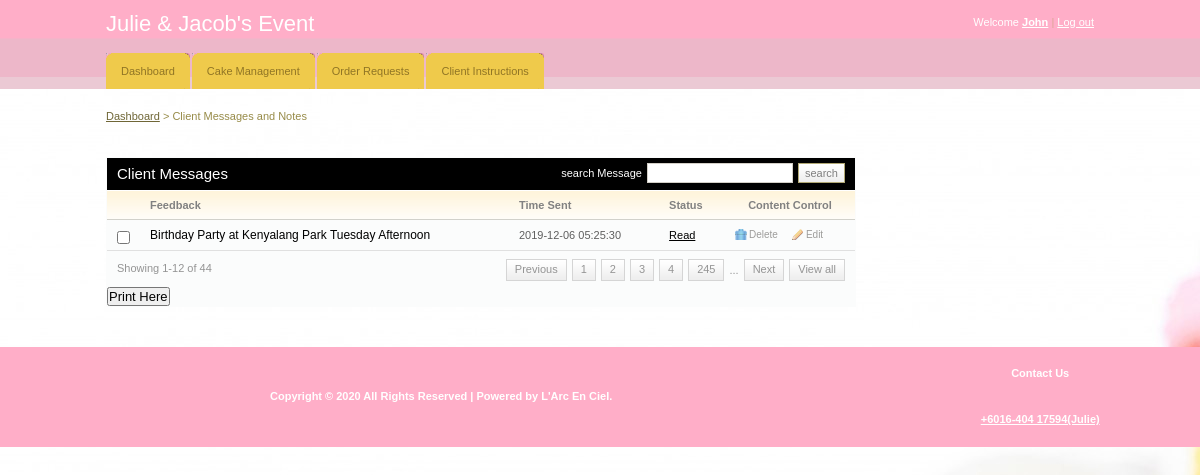
Page /admin/index.php (signed in) on the committed database.
### tables this page shows
CREATE TABLE `message` (
  `msg_id` int(11) NOT NULL,
  `message` varchar(255) NOT NULL,
  `status` varchar(255) NOT NULL,
  `time` datetime NOT NULL,
  `client_email` varchar(255) NOT NULL
);

### admin/index.php (the view, shortened to what this page needs)
<!DOCTYPE html PUBLIC "-//W3C//DTD XHTML 1.0 Transitional//EN" "http://www.w3.org/TR/xhtml1/DTD/xhtml1-transitional.dtd">
<html xmlns="http://www.w3.org/1999/xhtml">
<link rel="stylesheet" href="css/style.css" type="text/css" media="all" />
<head>
</head>
<body>
<div id="header">
	<div class="shell">
		<?php
			include 'menu.php';
		?>
		</div>
	</div>
<div id="container">
	<div class="shell">
		<div class="small-nav">
			<a href="dashboard.php">Dashboard</a>
			<span>&gt;</span>
			Client Messages and Notes
		</div>
		<br />
		<div id="main">
			<div id="content">
				<div class="box">
					<div class="box-head">
						<h2 class="left">Client Messages</h2>
						<div class="right">
							<label>search Message</label>
							<input type="text" class="field small-field" />
							<input type="submit" class="button" value="search" />
						</div>
					</div>
					<div class="table">
						<table width="100%" border="0" cellspacing="0" cellpadding="0">
							<tr>
								<th width="13"></th>
								<th>Feedback</th>
								<th>Time Sent</th>
								<th>Status</th>
								<th width="110" class="ac">Content Control</th>
							</tr>
							<?php
								include '../includes/config.php';
								$select = "SELECT * FROM message";
								$result = $conn->query($select);
								while($row = $result->fetch_assoc()){
							?>
							<tr>
								<td><input type="checkbox" class="checkbox" /></td>
								<td><h3><a href="#"><?php echo $row['message'] ?></a></h3></td>
								<td><?php echo $row['time'] ?></td>
								<td><a href="#"><?php echo $row['status'] ?></a></td>
								<td><a href="javascript:sureToApprove(<?php echo $row['msg_id'];?>)" class="ico del">Delete</a><a href="javascript:sureToEdit(<?php echo $row['msg_id'];?>)" class="ico edit">Edit</a></td>
							</tr>
							<?php
								}
							?>
						</table>
						<div class="pagging">
							<div class="left">Showing 1-12 of 44</div>
							<div class="right">
								<a href="#">Previous</a>
								<a href="#">1</a>
								<a href="#">2</a>
								<a href="#">3</a>
								<a href="#">4</a>
								<a href="#">245</a>
								<span>...</span>
								<a href="#">Next</a>
								<a href="#">View all</a>
							</div>
						</div>
					</div>
					<h2><input type="submit" onclick="window.print()" value="Print Here" /></h2>
				</div>
			</div>
		</div>
	</div>
</div>
<div id="footer">
<table style="width:100%">
  <tr>
    <th>Copyright &copy; 2020 All Rights Reserved | Powered by L'Arc En Ciel.</th>
	<th><table style = "width:100%">
	<tr>
		<th>Contact Us
		</tr>
		<th><a href="https://wa.link/bjqijp" target="_blank">+6016-404 17594(Julie)</a>
		</th>
	</tr>
	</table>
</div>
</body>
</html>

### admin/css/style.css (style rules this page uses)
* { padding:0; margin:0; outline:0; }
body { background:#a5a5a570; background-image: url("images/background.jpg"); font-family: Verdana, sans-serif; font-size:11px; line-height:14px; color:#5e5e5e; }
input, textarea, select { font-family: Verdana, sans-serif; font-size:13px; }
.field { border:solid 1px #d3cfc7; background:#fff; padding:5px; }
.small-field { border:solid 1px #d3cfc7; background:#fff; padding:3px 1px; font-size:11px; }
.checkbox { width:13px; height:13px; vertical-align:top; position:relative; top:2px; }
.button { background:#eee url(images/button.gif) repeat-x 0 0; border:solid 1px #b1a874; color:#7f7f7f; font-size:11px; padding:2px 6px 2px 6px; cursor:pointer; line-height:14px !important; }
a { color:#000000; text-decoration: underline; cursor:pointer; }
.left, .alignleft { float:left; display:inline; }
.right, .alignright { float:right; display:inline; }
.ac { text-align: center !important; }
h2 { font-size:15px; font-weight: normal; }
h3 { font-size:12px; line-height:14px; font-weight: normal; }
h3 a { text-decoration: none; }
.shell { width:988px; margin:0 auto; }
#header { height:89px; background:url(images/header.gif); white-space:nowrap; }
#container { padding:20px 0; }
.small-nav { color:#978b48; padding-bottom:20px; }
.small-nav a { color:#6f6636; }
#content { float:left; width:750px; }
.table th { background:#fffdfa url(images/th.gif) repeat-x 0 0; color:#818181; text-align: left; padding:7px 10px; border-bottom:solid 1px #d2d1cb; }
.table td { background:#fbfcfc; border-bottom:solid 1px #e0e0e0; padding:8px 10px; }
.box { background:#fbfcfc; height:100%; padding:1px; margin-bottom:20px; }
.box-head { background:#000000; height:32px; color:#fff; padding: 0 10px; line-height:32px; white-space:nowrap; border-bottom:solid 1px #fff; }
.box-head .right { padding-top:5px; line-height:13px; }
.box-head .right label, .box-head .right input { float:left; }
.box-head .right label { padding:4px 0 0 0; }
.box-head .right input { margin-left:5px; }
.pagging { height:20px; padding:8px 10px; line-height:19px; color:#949494; }
.pagging a { background:url(images/pagging.gif) repeat-x 0 0; height:20px; float:left; padding:0 8px; border:solid 1px #d5d5d5; text-decoration: none; color:#949494; margin-left:5px; }
.pagging span { float:left; margin-left:5px; padding-top:2px; }
a.ico { color:#9d9c9a; font-size:10px; text-decoration: none; padding:0 0 0 14px; background-repeat:no-repeat; background-position:0 0; }
a.del { background-image:url(images/del.gif) }
a.edit { background-image:url(images/edit.gif); margin-left:14px; }
#footer { height:100px; background:url(images/footer.gif); line-height:44px; color:#fff; }
#footer a { color:#fff; }

### rows in the picture
message: message "Birthday Party at Kenyalang Park Tuesday Afternoon", time "2019-12-06 05:25:30", status "Read"

### other values in the picture
$_SESSION['uname'] "John"
